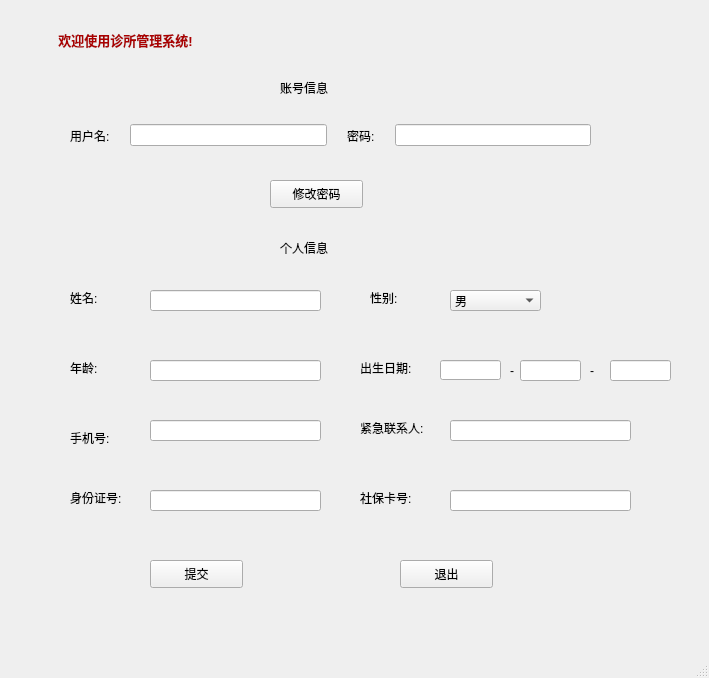
<?xml version="1.0" encoding="UTF-8"?>
<ui version="4.0">
 <class>UpdatePatient</class>
 <widget class="QMainWindow" name="UpdatePatient">
  <property name="geometry">
   <rect>
    <x>0</x>
    <y>0</y>
    <width>709</width>
    <height>678</height>
   </rect>
  </property>
  <property name="windowTitle">
   <string>诊所管理系统</string>
  </property>
  <property name="styleSheet">
   <string notr="true">#MainWindow{backgroud-color:rgb(241, 255, 220)}</string>
  </property>
  <widget class="QWidget" name="centralwidget">
   <widget class="QLineEdit" name="lineEdit_3">
    <property name="geometry">
     <rect>
      <x>150</x>
      <y>290</y>
      <width>171</width>
      <height>21</height>
     </rect>
    </property>
   </widget>
   <widget class="QPushButton" name="pushButton">
    <property name="geometry">
     <rect>
      <x>270</x>
      <y>180</y>
      <width>93</width>
      <height>28</height>
     </rect>
    </property>
    <property name="text">
     <string>修改密码</string>
    </property>
   </widget>
   <widget class="QLabel" name="label_5">
    <property name="geometry">
     <rect>
      <x>280</x>
      <y>240</y>
      <width>72</width>
      <height>15</height>
     </rect>
    </property>
    <property name="text">
     <string>个人信息</string>
    </property>
   </widget>
   <widget class="QLabel" name="label_8">
    <property name="geometry">
     <rect>
      <x>70</x>
      <y>360</y>
      <width>72</width>
      <height>15</height>
     </rect>
    </property>
    <property name="text">
     <string>年龄:</string>
    </property>
   </widget>
   <widget class="QLabel" name="label_13">
    <property name="geometry">
     <rect>
      <x>360</x>
      <y>490</y>
      <width>72</width>
      <height>15</height>
     </rect>
    </property>
    <property name="text">
     <string>社保卡号:</string>
    </property>
   </widget>
   <widget class="QLabel" name="label_11">
    <property name="geometry">
     <rect>
      <x>360</x>
      <y>420</y>
      <width>81</width>
      <height>16</height>
     </rect>
    </property>
    <property name="text">
     <string>紧急联系人:</string>
    </property>
   </widget>
   <widget class="QLabel" name="label_12">
    <property name="geometry">
     <rect>
      <x>70</x>
      <y>490</y>
      <width>72</width>
      <height>15</height>
     </rect>
    </property>
    <property name="text">
     <string>身份证号:</string>
    </property>
   </widget>
   <widget class="QLineEdit" name="lineEdit_10">
    <property name="geometry">
     <rect>
      <x>520</x>
      <y>360</y>
      <width>61</width>
      <height>21</height>
     </rect>
    </property>
   </widget>
   <widget class="QLabel" name="label_10">
    <property name="geometry">
     <rect>
      <x>360</x>
      <y>360</y>
      <width>72</width>
      <height>15</height>
     </rect>
    </property>
    <property name="text">
     <string>出生日期:</string>
    </property>
   </widget>
   <widget class="QLineEdit" name="lineEdit_5">
    <property name="geometry">
     <rect>
      <x>150</x>
      <y>420</y>
      <width>171</width>
      <height>21</height>
     </rect>
    </property>
   </widget>
   <widget class="QLineEdit" name="lineEdit_11">
    <property name="geometry">
     <rect>
      <x>610</x>
      <y>360</y>
      <width>61</width>
      <height>21</height>
     </rect>
    </property>
   </widget>
   <widget class="QLineEdit" name="lineEdit_7">
    <property name="geometry">
     <rect>
      <x>150</x>
      <y>490</y>
      <width>171</width>
      <height>21</height>
     </rect>
    </property>
   </widget>
   <widget class="QLabel" name="label_14">
    <property name="geometry">
     <rect>
      <x>510</x>
      <y>360</y>
      <width>16</width>
      <height>21</height>
     </rect>
    </property>
    <property name="text">
     <string>-</string>
    </property>
   </widget>
   <widget class="QLineEdit" name="lineEdit_9">
    <property name="geometry">
     <rect>
      <x>440</x>
      <y>360</y>
      <width>61</width>
      <height>20</height>
     </rect>
    </property>
   </widget>
   <widget class="QLabel" name="label_6">
    <property name="geometry">
     <rect>
      <x>70</x>
      <y>290</y>
      <width>72</width>
      <height>15</height>
     </rect>
    </property>
    <property name="text">
     <string>姓名:</string>
    </property>
   </widget>
   <widget class="QLineEdit" name="lineEdit_6">
    <property name="geometry">
     <rect>
      <x>450</x>
      <y>420</y>
      <width>181</width>
      <height>21</height>
     </rect>
    </property>
   </widget>
   <widget class="QLabel" name="label_7">
    <property name="geometry">
     <rect>
      <x>370</x>
      <y>290</y>
      <width>72</width>
      <height>15</height>
     </rect>
    </property>
    <property name="text">
     <string>性别:</string>
    </property>
   </widget>
   <widget class="QLineEdit" name="lineEdit_8">
    <property name="geometry">
     <rect>
      <x>450</x>
      <y>490</y>
      <width>181</width>
      <height>21</height>
     </rect>
    </property>
   </widget>
   <widget class="QLabel" name="label_15">
    <property name="geometry">
     <rect>
      <x>590</x>
      <y>360</y>
      <width>16</width>
      <height>21</height>
     </rect>
    </property>
    <property name="text">
     <string>-</string>
    </property>
   </widget>
   <widget class="QLabel" name="label_9">
    <property name="geometry">
     <rect>
      <x>70</x>
      <y>430</y>
      <width>72</width>
      <height>15</height>
     </rect>
    </property>
    <property name="text">
     <string>手机号:</string>
    </property>
   </widget>
   <widget class="QComboBox" name="comboBox">
    <property name="geometry">
     <rect>
      <x>450</x>
      <y>290</y>
      <width>91</width>
      <height>21</height>
     </rect>
    </property>
    <item>
     <property name="text">
      <string>男</string>
     </property>
    </item>
    <item>
     <property name="text">
      <string>女</string>
     </property>
    </item>
   </widget>
   <widget class="QLineEdit" name="lineEdit_4">
    <property name="geometry">
     <rect>
      <x>150</x>
      <y>360</y>
      <width>171</width>
      <height>21</height>
     </rect>
    </property>
   </widget>
   <widget class="QLabel" name="label_2">
    <property name="geometry">
     <rect>
      <x>280</x>
      <y>80</y>
      <width>72</width>
      <height>15</height>
     </rect>
    </property>
    <property name="text">
     <string>账号信息</string>
    </property>
   </widget>
   <widget class="QPushButton" name="pushButton_2">
    <property name="geometry">
     <rect>
      <x>150</x>
      <y>560</y>
      <width>93</width>
      <height>28</height>
     </rect>
    </property>
    <property name="text">
     <string>提交</string>
    </property>
   </widget>
   <widget class="QWidget" name="layoutWidget">
    <property name="geometry">
     <rect>
      <x>20</x>
      <y>100</y>
      <width>621</width>
      <height>71</height>
     </rect>
    </property>
    <layout class="QHBoxLayout" name="horizontalLayout">
     <property name="spacing">
      <number>20</number>
     </property>
     <property name="leftMargin">
      <number>50</number>
     </property>
     <property name="topMargin">
      <number>0</number>
     </property>
     <property name="rightMargin">
      <number>50</number>
     </property>
     <property name="bottomMargin">
      <number>0</number>
     </property>
     <item>
      <widget class="QLabel" name="label_3">
       <property name="text">
        <string>用户名:</string>
       </property>
      </widget>
     </item>
     <item>
      <widget class="QLineEdit" name="lineEdit">
       <property name="frame">
        <bool>true</bool>
       </property>
      </widget>
     </item>
     <item>
      <widget class="QLabel" name="label_4">
       <property name="text">
        <string>密码:</string>
       </property>
      </widget>
     </item>
     <item>
      <widget class="QLineEdit" name="lineEdit_2"/>
     </item>
    </layout>
   </widget>
   <widget class="QLabel" name="label">
    <property name="geometry">
     <rect>
      <x>20</x>
      <y>20</y>
      <width>211</width>
      <height>41</height>
     </rect>
    </property>
    <property name="text">
     <string>&lt;html&gt;&lt;head/&gt;&lt;body&gt;&lt;p align=&quot;center&quot;&gt;&lt;span style=&quot; font-size:10pt; font-weight:600; color:#aa0000;&quot;&gt;欢迎使用诊所管理系统!&lt;/span&gt;&lt;/p&gt;&lt;/body&gt;&lt;/html&gt;</string>
    </property>
   </widget>
   <widget class="QPushButton" name="pushButton_3">
    <property name="geometry">
     <rect>
      <x>400</x>
      <y>560</y>
      <width>93</width>
      <height>28</height>
     </rect>
    </property>
    <property name="text">
     <string>退出</string>
    </property>
   </widget>
  </widget>
  <widget class="QStatusBar" name="statusbar"/>
 </widget>
 <resources/>
 <connections/>
</ui>
